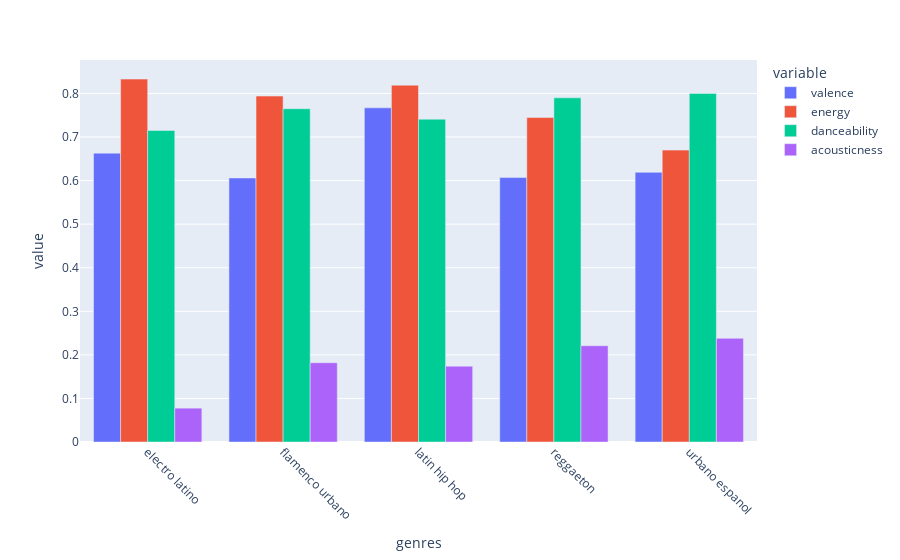

Here is the notebook cell this chart was saved with:
### Code cell
# Let's take a look at the valence, energy, danceability, 
# and acousticness characteristics of the 10 genres with the most frequency.
genres_data = songdata.groupby('genres').median().reset_index()

top10genres = genres_data[genres_data['genres'].str.
                          fullmatch('|'.join(songdata['genres'].
                          value_counts().head(5).index.tolist()))]

fig = px.bar(top10genres,x='genres',y=['valence','energy','danceability','acousticness'],barmode='group')
fig.update_xaxes(tickangle=45)
fig.show()

### Figure 1 — Plotly figure (JSON) as saved in the notebook; plotly's stock layout.template omitted (floating-point values rounded to 4 significant figures)
{"data": [{"alignmentgroup": "True", "hovertemplate": "variable=valence<br>genres=%{x}<br>value=%{y}<extra></extra>", "legendgroup": "valence", "marker": {"color": "#636efa", "pattern": {"shape": ""}}, "name": "valence", "offsetgroup": "valence", "orientation": "v", "showlegend": true, "textposition": "auto", "type": "bar", "x": ["electro latino", "flamenco urbano", "latin hip hop", "reggaeton", "urbano espanol"], "xaxis": "x", "y": [0.663, 0.606, 0.767, 0.607, 0.619], "yaxis": "y"}, {"alignmentgroup": "True", "hovertemplate": "variable=energy<br>genres=%{x}<br>value=%{y}<extra></extra>", "legendgroup": "energy", "marker": {"color": "#EF553B", "pattern": {"shape": ""}}, "name": "energy", "offsetgroup": "energy", "orientation": "v", "showlegend": true, "textposition": "auto", "type": "bar", "x": ["electro latino", "flamenco urbano", "latin hip hop", "reggaeton", "urbano espanol"], "xaxis": "x", "y": [0.833, 0.794, 0.819, 0.745, 0.67], "yaxis": "y"}, {"alignmentgroup": "True", "hovertemplate": "variable=danceability<br>genres=%{x}<br>value=%{y}<extra></extra>", "legendgroup": "danceability", "marker": {"color": "#00cc96", "pattern": {"shape": ""}}, "name": "danceability", "offsetgroup": "danceability", "orientation": "v", "showlegend": true, "textposition": "auto", "type": "bar", "x": ["electro latino", "flamenco urbano", "latin hip hop", "reggaeton", "urbano espanol"], "xaxis": "x", "y": [0.715, 0.765, 0.741, 0.79, 0.8], "yaxis": "y"}, {"alignmentgroup": "True", "hovertemplate": "variable=acousticness<br>genres=%{x}<br>value=%{y}<extra></extra>", "legendgroup": "acousticness", "marker": {"color": "#ab63fa", "pattern": {"shape": ""}}, "name": "acousticness", "offsetgroup": "acousticness", "orientation": "v", "showlegend": true, "textposition": "auto", "type": "bar", "x": ["electro latino", "flamenco urbano", "latin hip hop", "reggaeton", "urbano espanol"], "xaxis": "x", "y": [0.0777, 0.182, 0.174, 0.221, 0.238], "yaxis": "y"}], "layout": {"barmode": "group", "legend": {"title": {"text": "variable"}, "tracegroupgap": 0}, "margin": {"t": 60}, "xaxis": {"anchor": "y", "domain": [0, 1], "tickangle": 45, "title": {"text": "genres"}}, "yaxis": {"anchor": "x", "domain": [0, 1], "title": {"text": "value"}}}}
